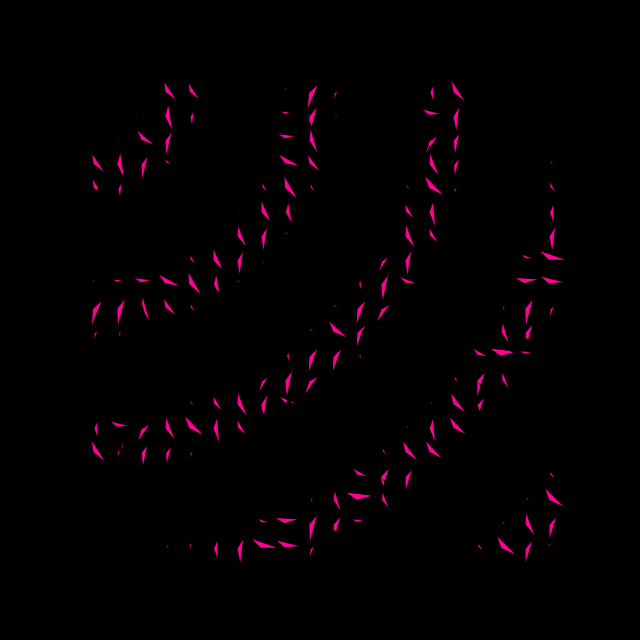
Frame 1 (no input)
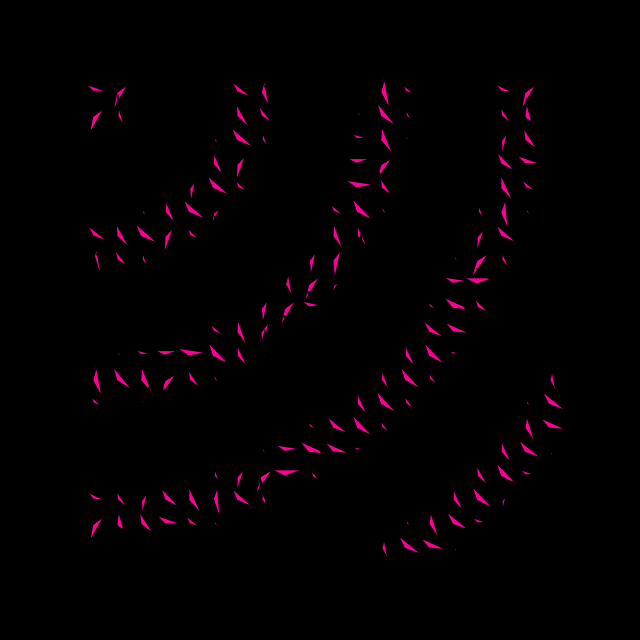
Frame 60 (the mouse pressed at the canvas centre just before this capture)
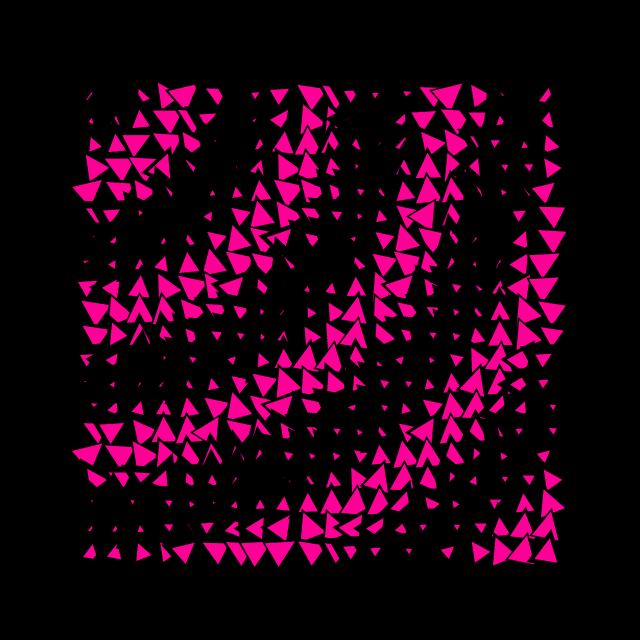
Frame 120 (the mouse held since frame 60 and released just before this capture)

The Processing sketch that drew these frames (run headless with seeded random() and noise(); from frame 60 on, the mouse is pressed at the canvas centre):

// Processing sketch: Sketch_47
// ── Sketch_47.pde
float s = 10;
int n = 32;

void setup() {
  size(640, 640);
  fill(255, 0, 150);
}

void draw() {
  background(0);
  translate(width/8, height/8);
  for (int x = n/2; x < width; x+=n) {
    for (int y = n/2; y < height; y+=n) {
      
      float angle = sin(radians(dist(x, y, width/2, height/2)+frameCount)) * cos(dist(x, y, width/2, height/2))*n;
      
      strokeWeight(map(sin(radians(dist(x, y, 0, 0)*2+frameCount*15)), -1, 1, 1, s));
      pushMatrix();
      scale(1.5);
      translate(x/2, y/2);
      rotate(radians(angle+(angle)));
      
      
      if (mousePressed == true) {
      triangle(-s, s, 0, -s, s, s);
      rotate(radians(x*angle+(y*angle)));
       } 
      else {
      triangle(0, 0, 0, -s, s, s);
      rotate(radians(angle+(angle)));
       }
       
        if (keyPressed == true) {
      triangle(-s, s, 50, -s, s, s);
      
       } 
     
      popMatrix();
      
    }
  }
}
